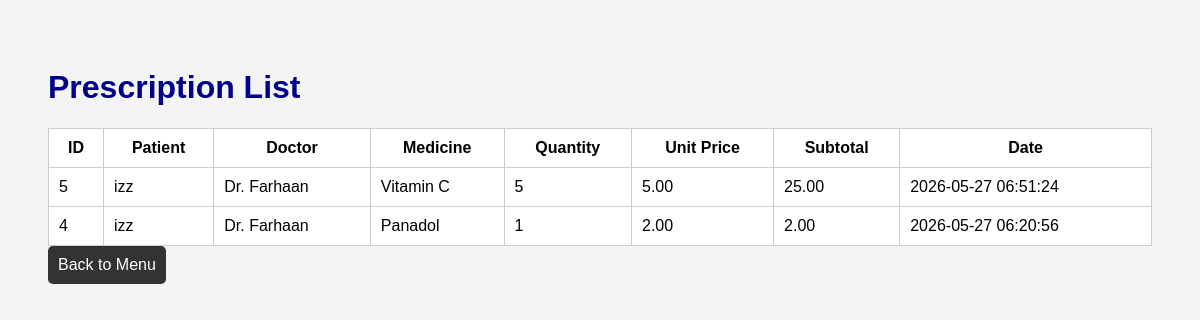
The app's page /prescription/viewprescrip.php with its own data.
### tables this page shows
CREATE TABLE `prescription` (
  `prescript_id` int NOT NULL,
  `doctor_id` int NOT NULL,
  `appoint_id` int NOT NULL,
  `presc_date` datetime NOT NULL DEFAULT CURRENT_TIMESTAMP,
  `total_cost` decimal(8,2) DEFAULT '0.00',
  `created_at` timestamp NULL DEFAULT CURRENT_TIMESTAMP
);

CREATE TABLE `patient` (
  `patient_id` int NOT NULL,
  `name` varchar(100) NOT NULL,
  `ic_number` varchar(20) NOT NULL,
  `phone` varchar(20) DEFAULT NULL,
  `email` varchar(100) DEFAULT NULL,
  `gender` enum('Male','Female','Other') DEFAULT NULL,
  `address` text,
  `created_at` timestamp NULL DEFAULT CURRENT_TIMESTAMP
);

CREATE TABLE `doctor` (
  `doctor_id` int NOT NULL,
  `name` varchar(100) NOT NULL,
  `specialty` varchar(100) DEFAULT 'General Practice',
  `phone` varchar(20) DEFAULT NULL,
  `room_number` varchar(20) DEFAULT NULL,
  `created_at` timestamp NULL DEFAULT CURRENT_TIMESTAMP
);

CREATE TABLE `medicine` (
  `medicine_id` int NOT NULL,
  `medicine_name` varchar(100) NOT NULL,
  `dosage` varchar(50) DEFAULT NULL,
  `unit_price` decimal(8,2) NOT NULL DEFAULT '0.00',
  `stock_quantity` int NOT NULL DEFAULT '0',
  `created_at` timestamp NULL DEFAULT CURRENT_TIMESTAMP
);

CREATE TABLE `prescription_medicine` (
  `pm_id` int NOT NULL,
  `prescription_id` int NOT NULL,
  `medicine_id` int NOT NULL,
  `quantity` int NOT NULL DEFAULT '1'
);

### prescription/viewprescrip.php (the view, shortened to what this page needs)
<?php
include '../config/database.php';
$query = "
SELECT
    pr.prescript_id,
    p.name AS patient_name,
    d.name AS doctor_name,
    pr.presc_date,
    m.medicine_name,
    pm.quantity,
    m.unit_price,
    (pm.quantity * m.unit_price) AS subtotal
FROM prescription pr
JOIN appointment a ON pr.appoint_id = a.appoint_id
JOIN patient p ON a.patient_id = p.patient_id
JOIN doctor d ON pr.doctor_id = d.doctor_id
JOIN prescription_medicine pm ON pr.prescript_id = pm.prescription_id
JOIN medicine m ON pm.medicine_id = m.medicine_id
ORDER BY pr.prescript_id DESC
";
$result = mysqli_query($conn, $query);
?>
<!DOCTYPE html>
<html>
<head>
    <link rel="stylesheet" href="../assets/style.css">
</head>
<body>
<h1>Prescription List</h1>
<table>
    <tr>
        <th>ID</th>
        <th>Patient</th>
        <th>Doctor</th>
        <th>Medicine</th>
        <th>Quantity</th>
        <th>Unit Price</th>
        <th>Subtotal</th>
        <th>Date</th>
    </tr>
    <?php while ($row = mysqli_fetch_assoc($result)) { ?>
    <tr>
        <td><?php echo $row['prescript_id']; ?></td>
        <td><?php echo $row['patient_name']; ?></td>
        <td><?php echo $row['doctor_name']; ?></td>
        <td><?php echo $row['medicine_name']; ?></td>
        <td><?php echo $row['quantity']; ?></td>
        <td><?php echo $row['unit_price']; ?></td>
        <td><?php echo $row['subtotal']; ?></td>
        <td><?php echo $row['presc_date']; ?></td>
    </tr>
    <?php } ?>
</table>
<a href="../index.php" style="display:inline-block;padding:10px;background:#333;color:#fff;text-decoration:none;border-radius:5px;">
Back to Menu
</a>
</body>
</html>

### assets/style.css (style rules this page uses)
body { font-family: Arial; padding: 40px; background: #f4f4f4; }
h1 { color: darkblue; }
a { display: inline-block; padding: 10px 20px; background: blue; color: white; text-decoration: none; margin-bottom: 10px; }
table { width: 100%; background: white; border-collapse: collapse; }
table th, table td { border: 1px solid #ccc; padding: 10px; }

### records on screen
prescription: prescript_id "5", patient.name "izz", doctor.name "Dr. Farhaan", medicine.medicine_name "Vitamin C", prescription_medicine.quantity "5", medicine.unit_price "5.00", subtotal "25.00", presc_date "2026-05-27 06:51:24"
prescription: prescript_id "4", patient.name "izz", doctor.name "Dr. Farhaan", medicine.medicine_name "Panadol", prescription_medicine.quantity "1", medicine.unit_price "2.00", subtotal "2.00", presc_date "2026-05-27 06:20:56"
